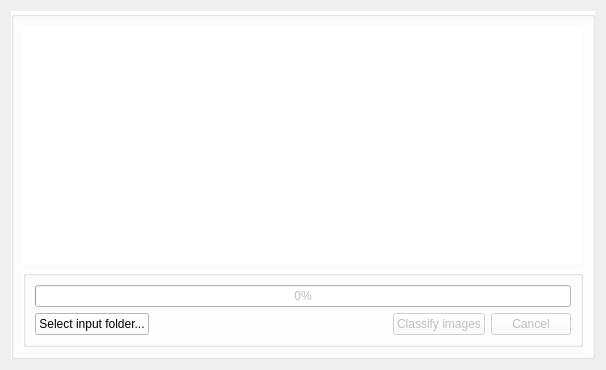
<?xml version="1.0" encoding="UTF-8"?>
<ui version="4.0">
 <class>InputImagesWidget</class>
 <widget class="QWidget" name="InputImagesWidget">
  <property name="geometry">
   <rect>
    <x>0</x>
    <y>0</y>
    <width>606</width>
    <height>370</height>
   </rect>
  </property>
  <property name="windowTitle">
   <string>Form</string>
  </property>
  <layout class="QHBoxLayout" name="horizontalLayout">
   <item>
    <widget class="QGroupBox" name="groupBox">
     <property name="styleSheet">
      <string notr="true">background-color: rgb(255,255,255);</string>
     </property>
     <property name="title">
      <string/>
     </property>
     <layout class="QVBoxLayout" name="verticalLayout" stretch="2,0">
      <item>
       <widget class="ImageGallery" name="preview" native="true">
        <property name="enabled">
         <bool>false</bool>
        </property>
        <property name="styleSheet">
         <string notr="true"> QListWidget {
     background-color: transparent;
  }</string>
        </property>
        <property name="iconSize" stdset="0">
         <size>
          <width>100</width>
          <height>100</height>
         </size>
        </property>
        <property name="uniformItemSizes" stdset="0">
         <bool>true</bool>
        </property>
       </widget>
      </item>
      <item>
       <widget class="QGroupBox" name="groupBox_2">
        <property name="sizePolicy">
         <sizepolicy hsizetype="Minimum" vsizetype="Minimum">
          <horstretch>0</horstretch>
          <verstretch>0</verstretch>
         </sizepolicy>
        </property>
        <property name="title">
         <string/>
        </property>
        <layout class="QVBoxLayout" name="verticalLayout_2">
         <item>
          <widget class="QProgressBar" name="progressBar">
           <property name="enabled">
            <bool>false</bool>
           </property>
           <property name="value">
            <number>0</number>
           </property>
          </widget>
         </item>
         <item>
          <layout class="QHBoxLayout" name="horizontalLayout_2">
           <item>
            <widget class="QPushButton" name="selectFolderButton">
             <property name="sizePolicy">
              <sizepolicy hsizetype="Fixed" vsizetype="Fixed">
               <horstretch>0</horstretch>
               <verstretch>0</verstretch>
              </sizepolicy>
             </property>
             <property name="text">
              <string>Select input folder...</string>
             </property>
             <property name="icon">
              <iconset resource="../Resources/UI_Icons.qrc">
               <normaloff>:/UISymbols/UI_Images_Folder_Icon.svg</normaloff>:/UISymbols/UI_Images_Folder_Icon.svg</iconset>
             </property>
             <property name="iconSize">
              <size>
               <width>21</width>
               <height>15</height>
              </size>
             </property>
            </widget>
           </item>
           <item>
            <spacer name="horizontalSpacer">
             <property name="orientation">
              <enum>Qt::Horizontal</enum>
             </property>
             <property name="sizeHint" stdset="0">
              <size>
               <width>40</width>
               <height>20</height>
              </size>
             </property>
            </spacer>
           </item>
           <item>
            <widget class="QPushButton" name="classifyButton">
             <property name="enabled">
              <bool>false</bool>
             </property>
             <property name="sizePolicy">
              <sizepolicy hsizetype="Fixed" vsizetype="Fixed">
               <horstretch>0</horstretch>
               <verstretch>0</verstretch>
              </sizepolicy>
             </property>
             <property name="layoutDirection">
              <enum>Qt::RightToLeft</enum>
             </property>
             <property name="text">
              <string>Classify images</string>
             </property>
             <property name="icon">
              <iconset resource="../Resources/UI_Icons.qrc">
               <normaloff>:/UISymbols/UI_Triangle_Right.svg</normaloff>:/UISymbols/UI_Triangle_Right.svg</iconset>
             </property>
             <property name="iconSize">
              <size>
               <width>16</width>
               <height>15</height>
              </size>
             </property>
            </widget>
           </item>
           <item>
            <widget class="QPushButton" name="cancelButton">
             <property name="enabled">
              <bool>false</bool>
             </property>
             <property name="sizePolicy">
              <sizepolicy hsizetype="Fixed" vsizetype="Fixed">
               <horstretch>0</horstretch>
               <verstretch>0</verstretch>
              </sizepolicy>
             </property>
             <property name="text">
              <string>Cancel</string>
             </property>
             <property name="icon">
              <iconset resource="../Resources/UI_Icons.qrc">
               <normaloff>:/UISymbols/UI_Cancel_Icon.svg</normaloff>:/UISymbols/UI_Cancel_Icon.svg</iconset>
             </property>
             <property name="iconSize">
              <size>
               <width>16</width>
               <height>15</height>
              </size>
             </property>
            </widget>
           </item>
          </layout>
         </item>
        </layout>
       </widget>
      </item>
     </layout>
    </widget>
   </item>
  </layout>
 </widget>
 <customwidgets>
  <customwidget>
   <class>ImageGallery</class>
   <extends>QWidget</extends>
   <header>imagegallery.h</header>
   <container>1</container>
  </customwidget>
 </customwidgets>
 <resources>
  <include location="../Resources/UI_Icons.qrc"/>
 </resources>
 <connections/>
</ui>
